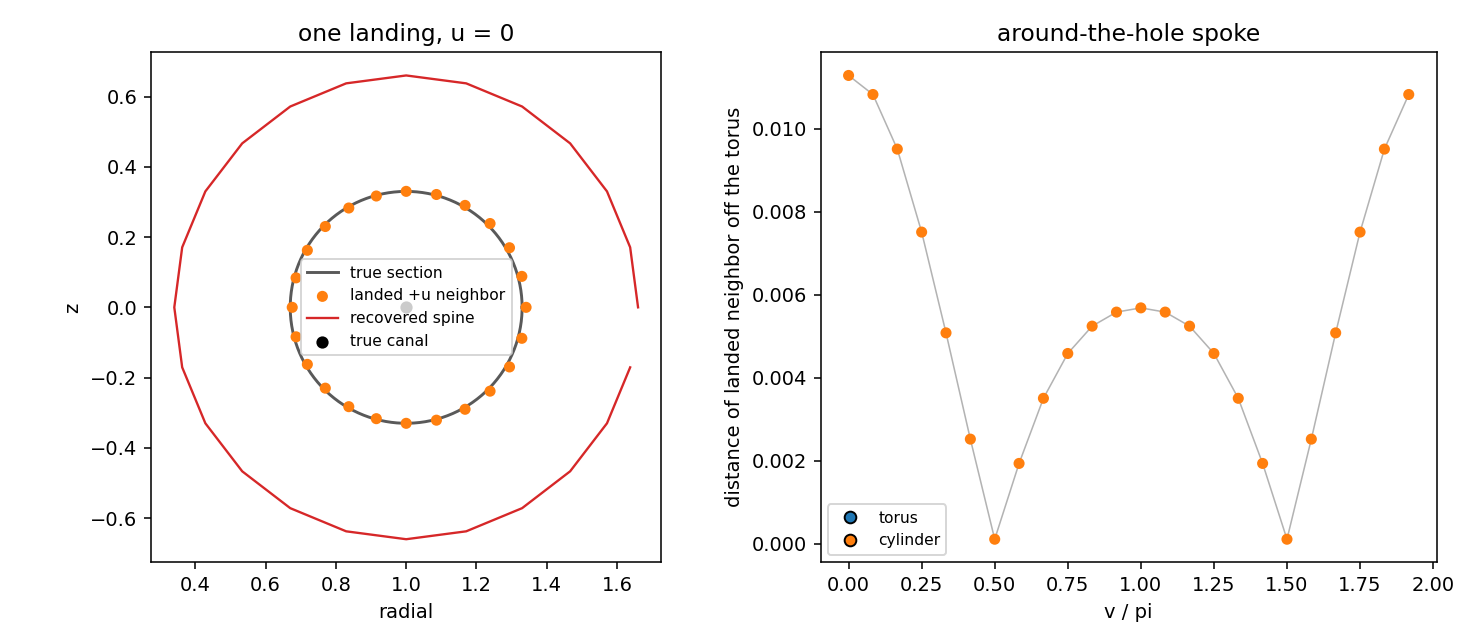

Recreate this plot in Python.
#!/usr/bin/env python3
"""Replay the Albers minor-tube landing on the demo torus.

The mesh is load_torus(1, 0.33, 48, 24). Curvatures are the analytic ones
for the outward normal (positive curvature sits on -n). The seating and the
circle-versus-line choice match osculating_torus_from_shape_operator and
choose_minor_tube_landing.
"""

from __future__ import annotations

from pathlib import Path

import matplotlib

matplotlib.use("Agg")
import matplotlib.pyplot as plt
import numpy as np

R = 1.0
MINOR = 0.33
NU = 48
NV = 24
DU = 2.0 * np.pi / NU
DV = 2.0 * np.pi / NV
K_LO_EPS = 1e-12
K_HI_EPS = 1e-8

OUT = Path(__file__).with_suffix(".png")


def surface(u: float, v: float) -> np.ndarray:
    rho = R + MINOR * np.cos(v)
    return np.array([rho * np.cos(u), rho * np.sin(u), MINOR * np.sin(v)])


def canal(u: float) -> np.ndarray:
    return np.array([R * np.cos(u), R * np.sin(u), 0.0])


def frame(u: float, v: float) -> dict:
    """Outward normal. Tube curvature is +1/r. Parallel curvature changes sign."""
    p = surface(u, v)
    n = (p - canal(u)) / MINOR
    e_u = np.array([-np.sin(u), np.cos(u), 0.0])
    e_v = np.array(
        [-np.sin(v) * np.cos(u), -np.sin(v) * np.sin(u), np.cos(v)]
    )
    denom = R + MINOR * np.cos(v)
    k_tube = 1.0 / MINOR
    k_par = np.cos(v) / denom if abs(denom) > 1e-14 else 0.0
    return {
        "p": p,
        "n": n,
        "e_u": e_u,
        "e_v": e_v,
        "k_tube": k_tube,
        "k_par": k_par,
    }


def seat(u: float, v: float) -> dict:
    """Same fields as osculating_torus_from_shape_operator."""
    fr = frame(u, v)
    k_tube = fr["k_tube"]
    k_par = fr["k_par"]
    if abs(k_tube) >= abs(k_par):
        k_hi, k_lo = k_tube, k_par
        e_lo = fr["e_u"]
    else:
        k_hi, k_lo = k_par, k_tube
        e_lo = fr["e_v"]
    out = {
        "valid": False,
        "tube": False,
        "fit": "none",
        "k_hi": k_hi,
        "k_lo": k_lo,
        "p": fr["p"],
        "n": fr["n"],
    }
    if abs(k_hi) <= K_HI_EPS:
        return out
    radius = 1.0 / abs(k_hi)
    sgn = 1.0 if k_hi >= 0.0 else -1.0
    s_prod = 1.0 if k_tube * k_par >= 0.0 else -1.0
    n = fr["n"]
    ruling = e_lo - n * np.dot(e_lo, n)
    ruling_n = np.linalg.norm(ruling)
    if ruling_n <= 1e-8:
        return out
    ruling = ruling / ruling_n
    spine = fr["p"] + sgn * radius * n
    out.update(
        {
            "tube": True,
            "r": radius,
            "s_prod": s_prod,
            "radial": -sgn * n,
            "ruling": ruling,
            "spine": spine,
            "R": 0.0,
            "center": np.zeros(3),
        }
    )
    if abs(k_lo) <= K_LO_EPS:
        return out
    inv_lo = 1.0 / abs(k_lo)
    major = max(0.0, inv_lo - s_prod * radius)
    axis = np.cross(n, e_lo)
    axis_n = np.linalg.norm(axis)
    if axis_n <= 1e-8 or not np.isfinite(major):
        return out
    center = fr["p"] + sgn * s_prod * inv_lo * n
    radial = spine - center
    radial_n = np.linalg.norm(radial)
    out["valid"] = True
    out["R"] = major
    out["axis"] = axis / axis_n
    out["center"] = center
    if radial_n > 1e-8:
        out["radial"] = radial / radial_n
    return out


def nearest_circle(tor: dict, p: np.ndarray) -> np.ndarray | None:
    if not tor["valid"] or not tor["tube"]:
        return None
    v = p - tor["spine"]
    tang = float(np.dot(v, tor["ruling"]))
    radial_off = float(np.dot(v, tor["radial"]))
    along = tor["R"] + radial_off
    rho = float(np.hypot(along, tang))
    if not np.isfinite(rho):
        return None
    if rho <= 1e-18:
        return tor["spine"].copy()
    scale = tor["R"] / rho
    denom = along + rho
    sag = (scale * tang * tang) / denom if abs(denom) > 1e-18 else 0.0
    return tor["spine"] - sag * tor["radial"] + (scale * tang) * tor["ruling"]


def nearest_line(tor: dict, p: np.ndarray) -> np.ndarray | None:
    if not tor["tube"]:
        return None
    v = p - tor["spine"]
    return tor["spine"] + float(np.dot(v, tor["ruling"])) * tor["ruling"]


def land(ps: np.ndarray | None, radius: float, p: np.ndarray) -> np.ndarray | None:
    if ps is None or not (radius > 1e-12):
        return None
    ray = p - ps
    q = float(np.linalg.norm(ray))
    if q <= 1e-12 or not np.isfinite(q):
        return None
    return ps + radius * (ray / q)


def choose(tor: dict, spokes: list[np.ndarray]) -> tuple[str, list[np.ndarray | None]]:
    """Smaller sum of squared moves wins. A tie keeps the circle."""
    n = len(spokes)
    tor_hit: list[np.ndarray | None] = [None] * n
    cyl_hit: list[np.ndarray | None] = [None] * n
    tor_l2 = 0.0
    cyl_l2 = 0.0
    reach = 0.0
    sep2 = 0.0
    both = 0
    for i, p in enumerate(spokes):
        reach = max(reach, float(np.linalg.norm(p)))
        if tor["valid"]:
            hit = land(nearest_circle(tor, p), tor.get("r", 0.0), p)
            if hit is not None:
                tor_hit[i] = hit
        if tor["tube"]:
            hit = land(nearest_line(tor, p), tor.get("r", 0.0), p)
            if hit is not None:
                cyl_hit[i] = hit
        if tor_hit[i] is not None and cyl_hit[i] is not None:
            tor_l2 += float(np.sum((tor_hit[i] - p) ** 2))
            cyl_l2 += float(np.sum((cyl_hit[i] - p) ** 2))
            sep2 = max(sep2, float(np.sum((tor_hit[i] - cyl_hit[i]) ** 2)))
            both += 1
    major_is_flat = (
        tor["valid"]
        and both > 0
        and reach > 1e-8
        and tor["R"] > reach
        and sep2 <= reach * reach * 1e-4
    )
    want_cyl = tor["tube"] and (
        not tor["valid"] or major_is_flat or (both > 0 and cyl_l2 < tor_l2)
    )
    if want_cyl:
        return "cylinder", cyl_hit
    if tor["valid"]:
        return "torus", tor_hit
    return "none", [None] * n


def torus_abs(p: np.ndarray) -> float:
    radial = float(np.hypot(p[0], p[1]))
    return abs(float(np.hypot(radial - R, p[2])) - MINOR)


def section_rho(p: np.ndarray) -> float:
    return float(np.copysign(np.hypot(p[0], p[1]), p[0]))


def main() -> None:
    rows = []
    for j in range(NV):
        v = DV * j
        tor = seat(0.0, v)
        spokes = [
            surface(DU, v),
            surface(-DU, v),
            surface(0.0, v + DV),
            surface(0.0, v - DV),
        ]
        fit, hits = choose(tor, spokes)
        hole = hits[0]
        moved = float(np.linalg.norm(hole - spokes[0])) if hole is not None else np.nan
        off = torus_abs(hole) if hole is not None else np.nan
        spine = tor["spine"] if tor["tube"] else None
        canal_p = canal(0.0)
        spine_err = (
            float(np.linalg.norm(spine - canal_p)) if spine is not None else np.nan
        )
        foot_to_spine = (
            float(np.linalg.norm(spine - tor["p"])) if spine is not None else np.nan
        )
        rows.append(
            {
                "v": v,
                "fit": fit,
                "k_lo": tor["k_lo"],
                "foot_to_spine": foot_to_spine,
                "spine_err": spine_err,
                "moved": moved,
                "off": off,
                "hit": hole,
                "spine": spine,
                "foot": tor["p"],
            }
        )

    print(f"demo torus R={R} r={MINOR}  nu={NU} nv={NV}")
    print(
        f"{'v/pi':>8} {'fit':>10} {'k_par':>10} {'spine':>8} "
        f"{'spine_err':>10} {'|hit-p|':>10} {'off torus':>10}"
    )
    for row in rows:
        print(
            f"{row['v'] / np.pi:8.3f} {row['fit']:>10} {row['k_lo']:10.4f} "
            f"{row['foot_to_spine']:8.4f} {row['spine_err']:10.4f} "
            f"{row['moved']:10.6f} {row['off']:10.6f}"
        )
    worst = max(rows, key=lambda row: row["off"] if np.isfinite(row["off"]) else -1.0)
    n_cyl = sum(row["fit"] == "cylinder" for row in rows)
    print(
        f"cylinder wins {n_cyl}/{NV} tube samples; "
        f"worst off-surface {worst['off']:.6f} at v/pi={worst['v'] / np.pi:.3f} "
        f"({worst['fit']})"
    )

    theta = np.linspace(0.0, 2.0 * np.pi, 256)
    true_rho = R + MINOR * np.cos(theta)
    true_z = MINOR * np.sin(theta)
    hit_rho = [section_rho(row["hit"]) for row in rows]
    hit_z = [row["hit"][2] for row in rows]
    spine_rho = [section_rho(row["spine"]) for row in rows]
    spine_z = [row["spine"][2] for row in rows]
    colors = ["C1" if row["fit"] == "cylinder" else "C0" for row in rows]

    fig, axes = plt.subplots(1, 2, figsize=(10.5, 4.6))

    ax = axes[0]
    ax.plot(true_rho, true_z, color="0.35", lw=1.5, label="true section")
    ax.scatter(hit_rho, hit_z, c=colors, s=22, zorder=3, label="landed +u neighbor")
    ax.plot(spine_rho, spine_z, color="C3", lw=1.2, label="recovered spine")
    ax.scatter([R], [0.0], c="k", s=28, zorder=4, label="true canal")
    ax.set_aspect("equal")
    ax.set_xlabel("radial")
    ax.set_ylabel("z")
    ax.set_title("one landing, u = 0")
    ax.legend(fontsize=8, loc="best")

    ax = axes[1]
    vv = [row["v"] / np.pi for row in rows]
    off = [row["off"] for row in rows]
    ax.scatter(vv, off, c=colors, s=22)
    ax.plot(vv, off, color="0.7", lw=0.8, zorder=0)
    ax.set_xlabel("v / pi")
    ax.set_ylabel("distance of landed neighbor off the torus")
    ax.set_title("around-the-hole spoke")
    cyl = matplotlib.lines.Line2D(
        [0], [0], marker="o", color="none", markerfacecolor="C1", label="cylinder"
    )
    tor_mark = matplotlib.lines.Line2D(
        [0], [0], marker="o", color="none", markerfacecolor="C0", label="torus"
    )
    ax.legend(handles=[tor_mark, cyl], fontsize=8)

    fig.tight_layout()
    fig.savefig(OUT, dpi=140)
    print(f"wrote {OUT}")


if __name__ == "__main__":
    main()
